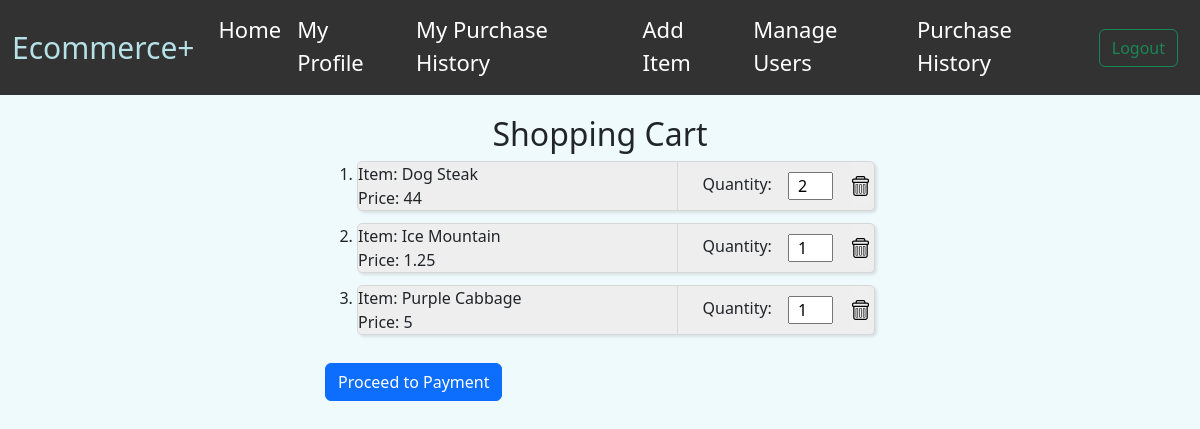
Before: /cart (signed in) with the older database file.
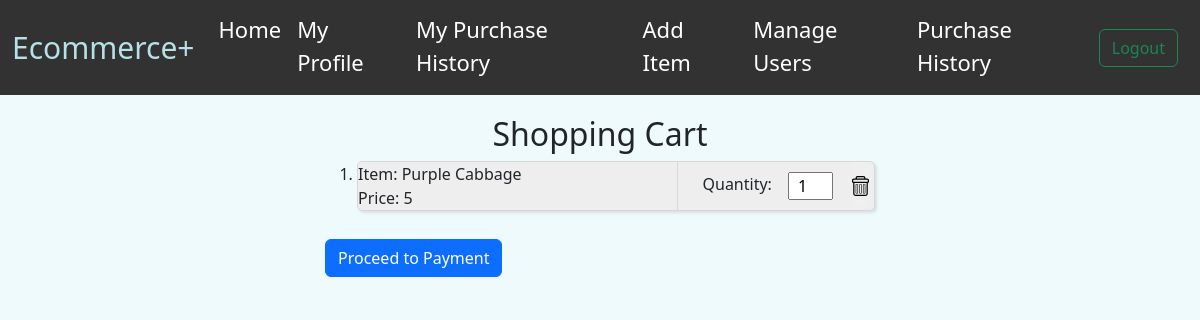
After: the same page with the newer database file.
### tables this page shows
CREATE TABLE shopping_cart (
    cart_id INTEGER PRIMARY KEY AUTOINCREMENT,
    user_id INTEGER NOT NULL,
    product_id INTEGER NOT NULL,
    product_name varchar(100) NOT NULL,
    product_quantity INTEGER NOT NULL,
    product_price INTEGER NOT NULL,
    time_created DATETIME DEFAULT CURRENT_TIMESTAMP,
    FOREIGN KEY (user_id) REFERENCES users(user_id)
);

### app.py (the view, shortened to what this page needs)
@app.route('/cart', methods=['GET', 'POST'])
def cart():
    try:
        if request.method == 'POST' and session['login_status'] == 1 and request.form['submit'] == "Add to Cart":
            product_id = request.form['product_id']
            product_name = request.form['product_name']
            product_price = request.form['product_price']
            user_id = session['user_id']
            try:
                conn = get_db_connection()
                product = conn.execute('SELECT * FROM shopping_cart WHERE user_id = ? AND product_id = ?', (user_id, product_id)).fetchone()
                if product is not None:
                    conn.execute('UPDATE shopping_cart SET product_quantity = product_quantity + 1 WHERE user_id = ? AND product_id = ?', (user_id, product_id))
                    conn.commit()
                    conn.close()
                else:
                    conn.execute('INSERT INTO shopping_cart (user_id, product_id, product_name, product_price, product_quantity) VALUES (?, ?, ?, ?, ?)',
                                (user_id, product_id, product_name, product_price, 1))
                    conn.commit()
                    conn.close()
                return redirect('/')
            except:
                return render_template('index.html')
        elif request.method == 'GET':
            conn = get_db_connection()
            shopping_cart = conn.execute('SELECT * FROM shopping_cart WHERE user_id = ?', (session['user_id'],)).fetchall()
            conn.close()
            return render_template('cart.html', shopping_cart=shopping_cart)
    except Exception as e:
        print(str(e))
        return redirect('/login')

### app.py (called while the page is built)
def get_db_connection():
    conn = sqlite3.connect('sql_database.db')
    conn.row_factory = sqlite3.Row
    return conn

### templates/cart.html (shortened to what this page needs)
{% extends 'base.html' %}
{% block body %}
<main class="container-fluid main-cart-container">
  <h2>Shopping Cart</h2>
  <div class="shopping-cart-list">
    <ol>
      {% for item in shopping_cart %}
      <li>
        <div class="product-box-flex">
          <div class="product-box-description">
            <div class="product-name" id="item_name">
              Item: {{ item.product_name }}
            </div>
            <div class="product-price" id="product_price">
              Price: {{ item.product_price }}
            </div>
          </div>
          <div class="product-box-quantity">
            <div class="product-quantity">
              <div class="quantity-attribute-name">
                Quantity:
              </div>
              <div class="quantity-dynamic">
                <form action="/cart_update" method="POST">
                  <input class="quantity" type="number" name="quantity" id="quantity" min="1" max="99"
                    value="{{ item.product_quantity }}">
                </form>
              </div>
            </div>
          </div>
          <div class="delete-cart-container">
            <form class="delete-cart-form" action="/cart_delete" method="POST">
              <button class="delete-cart-button">
                <img src="/static/css/icons/trash.svg" alt="delete-cart-image" class="delete-cart-image">
              </button>
            </form>
          </div>
        </div>
      </li>
      {% endfor %}
    </ol>
    <div>
      <a href="/payment" class="btn btn-primary" id="cart">Proceed to Payment</a>
    </div>
  </div>
</main>
{% endblock %}

Changed rows visible on the page:
removed shopping_cart: product_name "Dog Steak", product_price "44", quantity "2"
removed shopping_cart: product_name "Ice Mountain", product_price "1.25", quantity "1"
